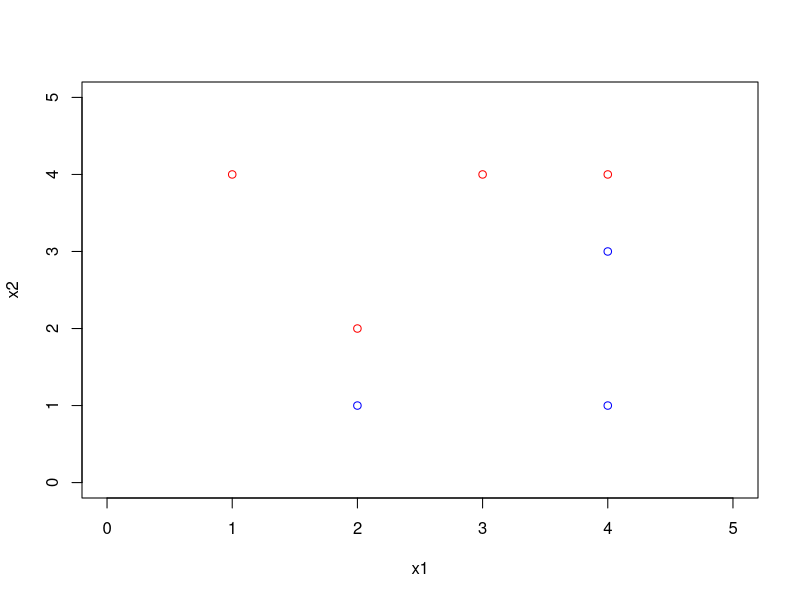
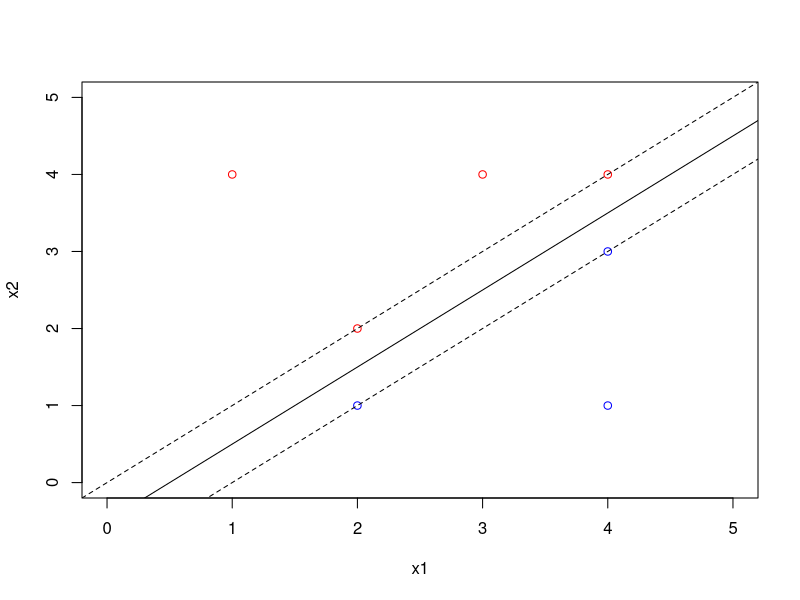
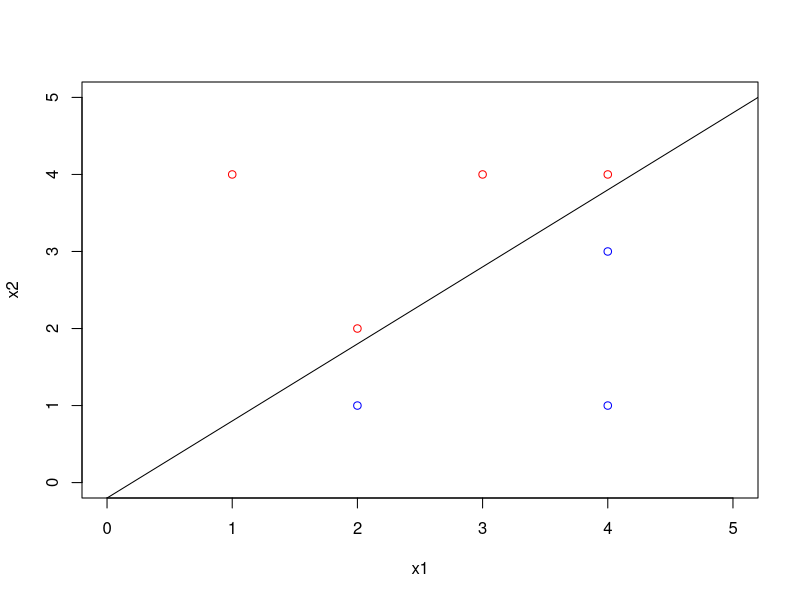
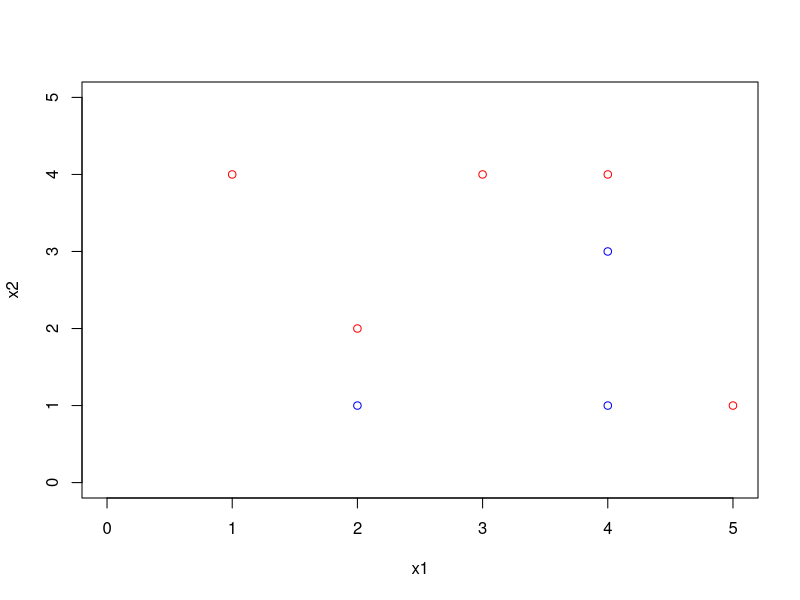

Generate these figures, in order, with R:
# (a)
x1 = c(3, 2, 4, 1, 2, 4, 4)
x2 = c(4, 2, 4, 4, 1, 3, 1)
color = c("red", "red", "red", "red", "blue", "blue", "blue")
plot(x1, x2, col=color, xlim=c(0, 5), ylim=c(0, 5))

# (b)
plot(x1, x2, col = color, xlim = c(0, 5), ylim = c(0, 5))
abline(-0.5, 1)

# (d)
abline(lty = 2, 0, 1)
abline(lty = 2, -1, 1)

# (g)
plot(x1, x2, col = color, xlim = c(0, 5), ylim = c(0, 5))
abline(-0.2, 1)

#(h)
plot(x1, x2, col = color, xlim = c(0, 5), ylim = c(0, 5))
points(c(5), c(1), col = c("red"))
